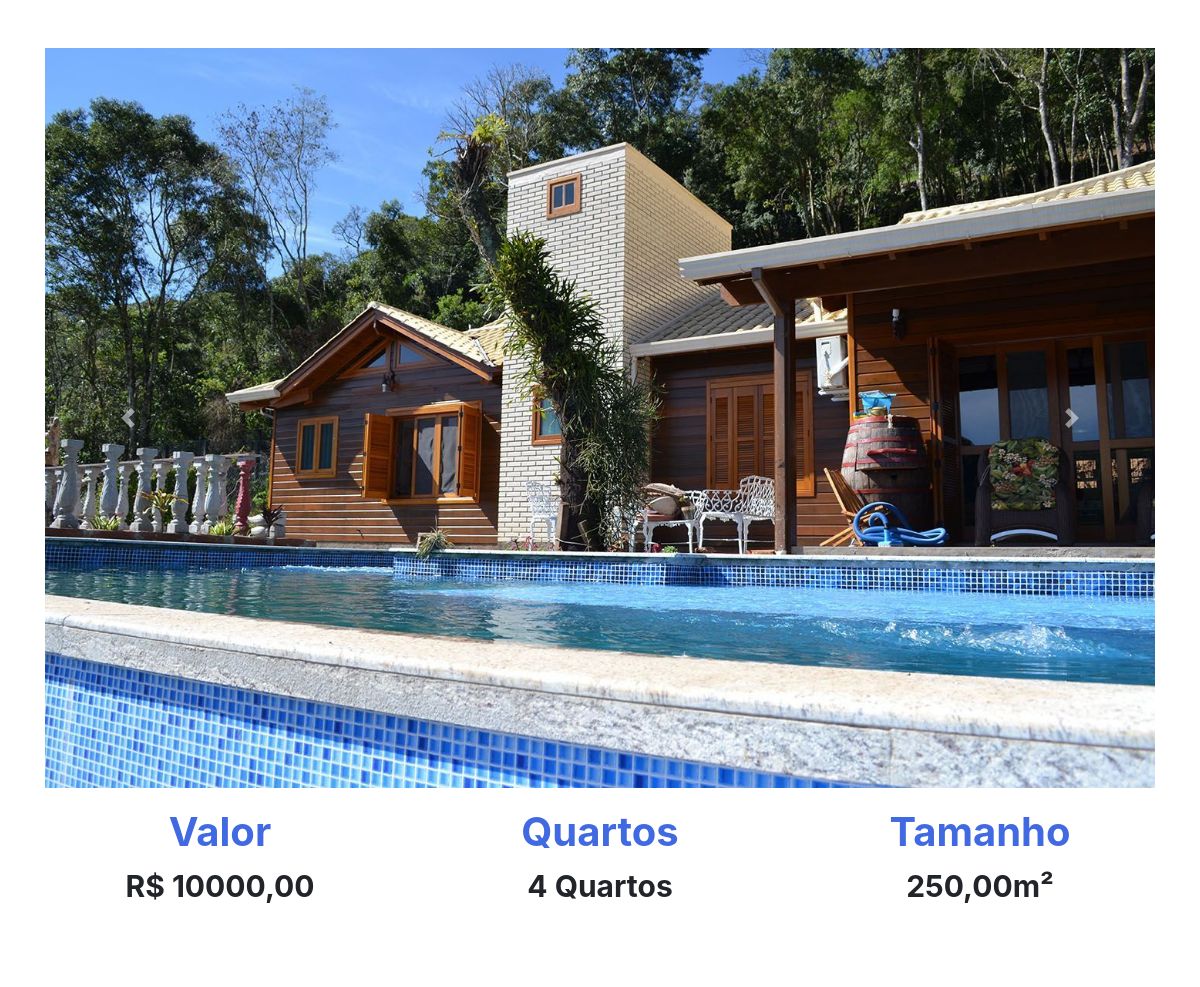
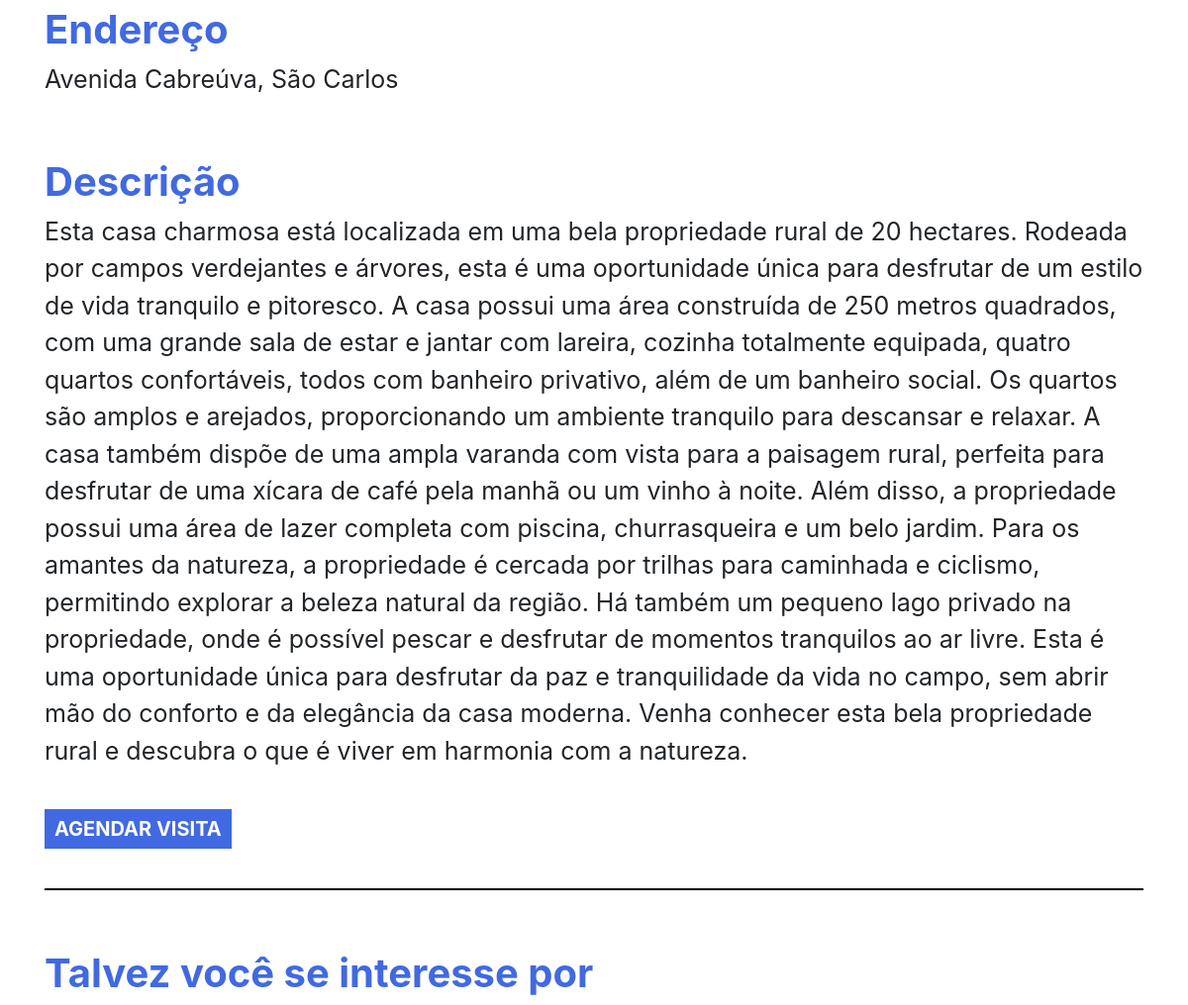
The page /imovel/5 on the database its author committed (2 pictures, top to bottom).
### plataforma/models.py (models this page shows, shortened)
class Imagem(models.Model):
    img = models.ImageField(upload_to='img')
    def __str__(self) -> str:
        return self.img.url

class Imovei(models.Model):
    choices = (('V', 'Venda'),
            ('A', 'Aluguel'))
    choices_imovel = (('A', 'Apartamento'),
            ('C', 'Casa'))
    imagens = models.ManyToManyField(Imagem)
    valor = models.DecimalField(max_digits=8,decimal_places=2)
    quartos = models.IntegerField()
    tamanho = models.DecimalField(max_digits=8,decimal_places=2)
    cidade = models.ForeignKey(Cidade, on_delete=models.DO_NOTHING)
    rua = models.CharField(max_length=50)
    tipo = models.CharField(max_length=1, choices=choices)
    tipo_imovel = models.CharField(max_length=1, choices=choices_imovel)
    numero = models.IntegerField()
    descricao = models.TextField()
    dias_visita = models.ManyToManyField(DiasVisita)
    horarios = models.ManyToManyField(Horario)

class Cidade(models.Model):
    nome = models.CharField(max_length=30)
    def __str__(self) -> str:
        return self.nome

### plataforma/views.py (the view)
# urls.py: path('imovel/<str:id>', views.imovel, name="imovel"),
def imovel(request, id):
    imovel = get_object_or_404(Imovei, id=id)
    sugestoes = Imovei.objects.filter(cidade=imovel.cidade).exclude(id=id)[:2]
    return render(request, 'imovel.html', {'imovel': imovel, 'sugestoes': sugestoes})

### plataforma/models.py (called while the page is built)
    def __str__(self) -> str:
        return self.dia

    def __str__(self) -> str:
        return str(self.horario)

### plataforma/templates/imovel.html (shortened to what this page needs)
{% extends 'base.html' %}
{% load static %}
{% block 'head' %}
<link rel="stylesheet" href="{% static 'plataforma/css/home.css' %}">
{% endblock  %}
{% block 'body' %}
    <div style="text-align: center" class="container">
        <br>
        <br>
        <div id="carouselExampleControls" class="carousel slide" data-ride="carousel">
            <div class="carousel-inner">
                {% for img in imovel.imagens.all  %}
                    <div class="carousel-item {% if forloop.first %} active {% endif %}" >
                        <img class="d-block w-100" src="{{img}}" alt="First slide">
                    </div>
                {% endfor %}
            </div>
        <a class="carousel-control-prev" href="#carouselExampleControls" role="button" data-slide="prev">
            <span class="carousel-control-prev-icon" aria-hidden="true"></span>
        </a>
        <a class="carousel-control-next" href="#carouselExampleControls" role="button" data-slide="next">
            <span class="carousel-control-next-icon" aria-hidden="true"></span>
        </a>
    </div>
        <div class="row">
            <div class="col-md">
                <h3 class="titulo_especificacao">Valor</h3>
                <p class="especificacao">R$ {{imovel.valor}}</p>
            </div>
            <div class="col-md">
                <h3 class="titulo_especificacao">Quartos</h3>
                <p class="especificacao">{{imovel.quartos}} Quartos</p>
            </div>
            <div class="col-md">
                <h3 class="titulo_especificacao">Tamanho</h3>
                <p class="especificacao">{{imovel.tamanho}}m²</p>
            </div>
        </div>
        <br>
        <br>
        <div style="text-align: left">
            <h3 class="titulo_especificacao">Endereço</h3>
            <p class="especificacao_endereco">{{imovel.rua}}, {{imovel.cidade }}</p>
        </div>
        <br>
        <div style="text-align: left">
            <h3 class="titulo_especificacao">Descrição</h3>
            <p class="especificacao_endereco">{{imovel.descricao}}</p>
            <br>
            <button class="btn_agendar_visita" data-toggle="modal" data-target="#exampleModal">AGENDAR VISITA</button>
            <br>
            <br>
        </div>
        <hr style="border: 1px solid black">
        <br>
        <div class="div_possivel_interesse">
            <h3 class="titulo_especificacao">Talvez você se interesse por</h3>
        </div>
    </div>
{% endblock  %}

### templates/static/plataforma/css/home.css (style rules this page uses)
.titulo_especificacao { color: #4169E1; font-weight: bold; margin-top: 20px; font-size: 40px; }
.especificacao { font-size: 30px; font-weight: bold; }
.especificacao_endereco { font-size: 25px; }
.btn_agendar_visita { border: none; background-color: #4169E1; color: white; font-weight: bold; font-size: 20px; padding: 5px 10px 5px 10px; }
.div_possivel_interesse { text-align: left; }

### rows shown on the page
Imagem: img (picture)
Imovei: valor "10000,00", quartos "4", tamanho "250,00", rua "Avenida Cabreúva", cidade "São Carlos", descricao "Esta casa charmosa está localizada em uma bela propriedade rural de 20 hectares. Rodeada por campos verdejantes e árvores, esta é uma oportunidade única para desfrutar de um estilo de vida tranquilo e pitoresco. A casa possui uma área construída de 250 metros quadrados, com uma grande sala de estar e jantar com lareira, cozinha totalmente equipada, quatro quartos confortáveis, todos com banheiro privativo, além de um banheiro social. Os quartos são amplos e arejados, proporcionando um ambiente tranquilo para descansar e relaxar. A casa também dispõe de uma ampla varanda com vista para a paisagem rural, perfeita para desfrutar de uma xícara de café pela manhã ou um vinho à noite. Além disso,…"
